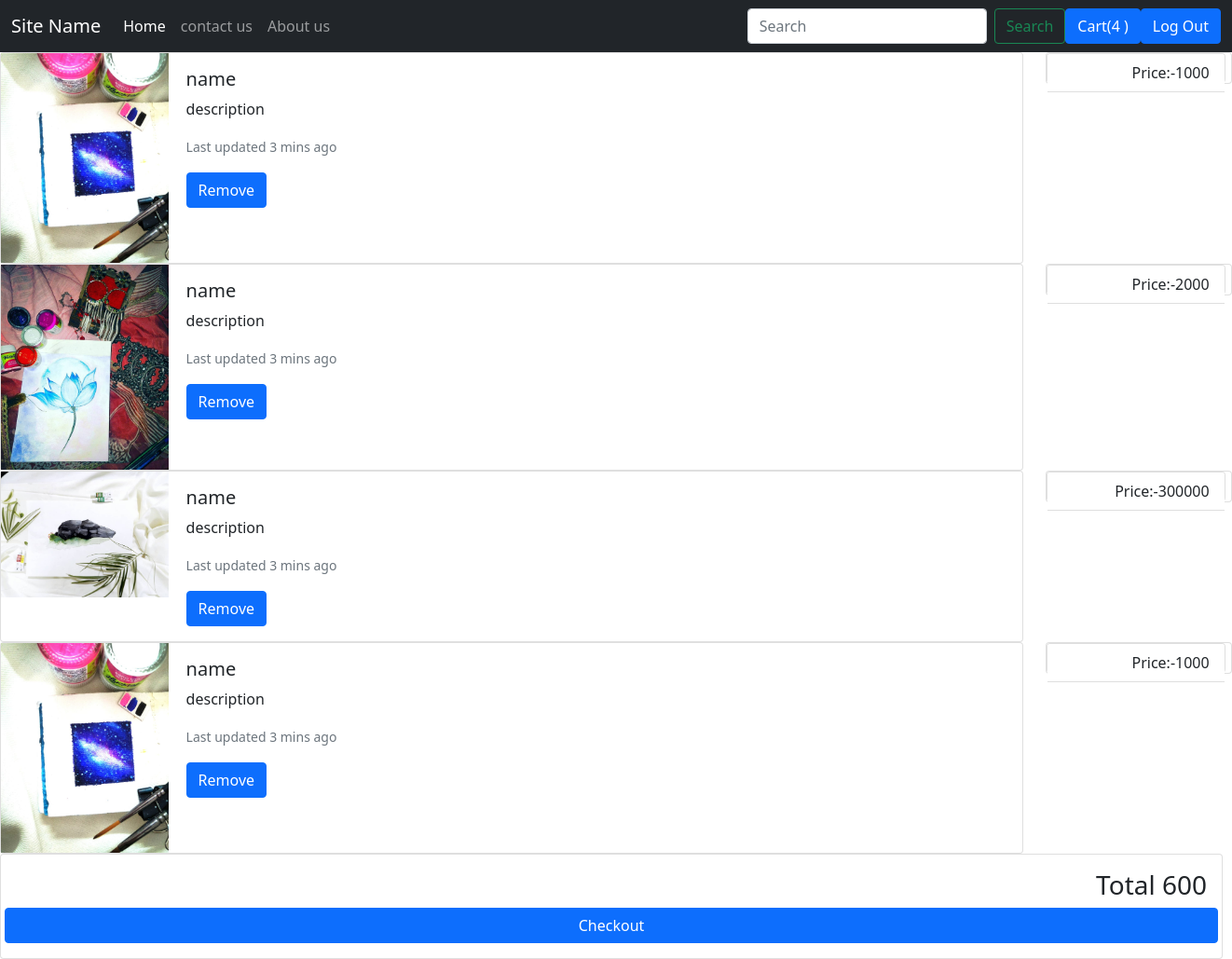
Page /cart/ on the committed database.
### shop/models.py (models this page shows)
class Cart(models.Model):
    cid=models.AutoField
    cartid=models.CharField(max_length=50,default="")
    cartname = models.CharField(max_length=20,default="")
    cartdecs = models.CharField(max_length=50,default="")
    cartimage = models.ImageField(upload_to="shop/cartimage", default="")
    cartprice = models.IntegerField(default=0)
    def __str__(self):
        return self.cartid

### shop/views.py (the view)
# urls.py: path("cart/",views.cart,name="cart"),
def cart(request):
    c = Cart.objects.all()
    n = len(c)
    pa = {'xv': c, 'n': n}
    return render(request,'shop/cart.html',pa)

### shop/templates/shop/cart.html (shortened to what this page needs)
{% extends 'shop/basic.html' %}
{% block body%}
{% for i in xv %}
<div class="row">
<div class="col-md-10">
<div class="card mb-10">
  <div class="row g-0">
    <div class="col-md-2">
        <img src="/media/{{i.cartimage}}" width="180">
    </div>
    <div class="col-md-6">
      <div class="card-body">
        <h5 class="card-title">{{i.cartname}}</h5>
        <p class="card-text">{{i.cartdecs}}</p>
        <p class="card-text"><small class="text-muted">Last updated 3 mins ago</small></p>
          <form action="" method="post">{% csrf_token %}
              <button   id="{{i}}" name="id" class="btn btn-primary cart" type="submit">Remove</button>
                 </form>
      </div>
    </div>
  </div>
</div>
</div>
  <div class="col-md-2">
         <div class="card text-end">
        <div class="card" style="width: 12rem; height:2rem; ">
           <ul class="list-group list-group-flush">
    <li class="list-group-item">Price:-{{i.cartprice}}</li>
           </ul>
  </div>
      </div>
</div>
  </div>
{%endfor%}
<div class="card text-end" style="width: 82rem;">
  <div class="card-body">
      <div class="row">
    <h3 class="card-title">Total   600</h3>
             <a href="/adress/" class="btn btn-primary">Checkout</a>
  </div>
  </div>
</div>
{%endblock%}

### shop/templates/shop/basic.html (shortened to what this page needs)
<!doctype html>
<html lang="en">
  <head>
    <link href="https://cdn.jsdelivr.net/npm/bootstrap@5.0.0-beta3/dist/css/bootstrap.min.css" rel="stylesheet">
  </head>
  <body>
    <nav class="navbar navbar-expand-lg navbar-dark bg-dark">
  <div class="container-fluid">
    <a class="navbar-brand" href="#">Site Name</a>
    <div class="collapse navbar-collapse" id="navbarSupportedContent">
      <ul class="navbar-nav me-auto mb-2 mb-lg-0">
        <li class="nav-item">
          <a class="nav-link active" aria-current="page" href="/index/">Home</a>
        </li>
        <li class="nav-item">
            <a class="nav-link" href="/Contact">contact us</a>
        </li>
         <li class="nav-item">
            <a class="nav-link " href="/about">About us</a>
         </li>
       </ul>
       <form class="d-flex">
         <input class="form-control me-2" type="search" placeholder="Search" aria-label="Search">
         <button class="btn btn-outline-success" type="submit">Search</button>
       </form>
        <a href="/cart" >
         <button   id="cat" class="btn btn-primary cart" type="button">Cart(<span id="cart">{{n}}</span> )</button>
        </a>
            <a href="/" >
         <button   id="login" class="btn btn-primary cart" type="button">Log Out</button>
        </a>
      </div>
    </div>
 </nav>
 {% block body%} {% endblock %}
    </body>
   </html>

### rows in the picture
Cart: cartimage (picture), cartname "name", cartdecs "description", cartprice "1000"
Cart: cartimage (picture), cartname "name", cartdecs "description", cartprice "2000"
Cart: cartimage (picture), cartname "name", cartdecs "description", cartprice "300000"
Cart: cartimage (picture), cartname "name", cartdecs "description", cartprice "1000"

### other values in the picture
{{ n }} "4"
